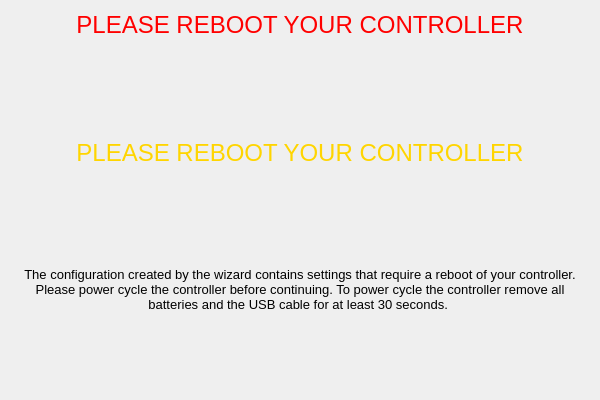
<?xml version="1.0" encoding="UTF-8"?>
<ui version="4.0">
 <class>RebootPage</class>
 <widget class="QWizardPage" name="RebootPage">
  <property name="geometry">
   <rect>
    <x>0</x>
    <y>0</y>
    <width>600</width>
    <height>400</height>
   </rect>
  </property>
  <property name="windowTitle">
   <string>WizardPage</string>
  </property>
  <layout class="QVBoxLayout" name="verticalLayout">
   <item>
    <widget class="QLabel" name="redLabel">
     <property name="text">
      <string>&lt;!DOCTYPE HTML PUBLIC &quot;-//W3C//DTD HTML 4.0//EN&quot; &quot;http://www.w3.org/TR/REC-html40/strict.dtd&quot;&gt;
&lt;html&gt;&lt;head&gt;&lt;meta name=&quot;qrichtext&quot; content=&quot;1&quot; /&gt;&lt;style type=&quot;text/css&quot;&gt;
p, li { white-space: pre-wrap; }
&lt;/style&gt;&lt;/head&gt;&lt;body style=&quot; font-family:'MS Shell Dlg 2'; font-size:8pt; font-weight:400; font-style:normal;&quot;&gt;
&lt;p align=&quot;center&quot; style=&quot; margin-top:0px; margin-bottom:0px; margin-left:0px; margin-right:0px; -qt-block-indent:0; text-indent:0px;&quot;&gt;&lt;span style=&quot; font-size:18pt; color:#ff0000;&quot;&gt;PLEASE REBOOT YOUR CONTROLLER&lt;/span&gt;&lt;/p&gt;&lt;/body&gt;&lt;/html&gt;</string>
     </property>
     <property name="alignment">
      <set>Qt::AlignLeading|Qt::AlignLeft|Qt::AlignTop</set>
     </property>
     <property name="wordWrap">
      <bool>true</bool>
     </property>
    </widget>
   </item>
   <item>
    <widget class="QLabel" name="yellowLabel">
     <property name="text">
      <string>&lt;!DOCTYPE HTML PUBLIC &quot;-//W3C//DTD HTML 4.0//EN&quot; &quot;http://www.w3.org/TR/REC-html40/strict.dtd&quot;&gt;
&lt;html&gt;&lt;head&gt;&lt;meta name=&quot;qrichtext&quot; content=&quot;1&quot; /&gt;&lt;style type=&quot;text/css&quot;&gt;
p, li { white-space: pre-wrap; }
&lt;/style&gt;&lt;/head&gt;&lt;body style=&quot; font-family:'MS Shell Dlg 2'; font-size:8pt; font-weight:400; font-style:normal;&quot;&gt;
&lt;p align=&quot;center&quot; style=&quot; margin-top:0px; margin-bottom:0px; margin-left:0px; margin-right:0px; -qt-block-indent:0; text-indent:0px;&quot;&gt;&lt;span style=&quot; font-size:18pt; color:#ffd500;&quot;&gt;PLEASE REBOOT YOUR CONTROLLER&lt;/span&gt;&lt;/p&gt;&lt;/body&gt;&lt;/html&gt;</string>
     </property>
     <property name="alignment">
      <set>Qt::AlignLeading|Qt::AlignLeft|Qt::AlignTop</set>
     </property>
     <property name="wordWrap">
      <bool>true</bool>
     </property>
    </widget>
   </item>
   <item>
    <widget class="QLabel" name="label_3">
     <property name="text">
      <string>&lt;!DOCTYPE HTML PUBLIC &quot;-//W3C//DTD HTML 4.0//EN&quot; &quot;http://www.w3.org/TR/REC-html40/strict.dtd&quot;&gt;
&lt;html&gt;&lt;head&gt;&lt;meta name=&quot;qrichtext&quot; content=&quot;1&quot; /&gt;&lt;style type=&quot;text/css&quot;&gt;
p, li { white-space: pre-wrap; }
&lt;/style&gt;&lt;/head&gt;&lt;body style=&quot; font-family:'MS Shell Dlg 2'; font-size:8pt; font-weight:400; font-style:normal;&quot;&gt;
&lt;p align=&quot;center&quot; style=&quot; margin-top:0px; margin-bottom:0px; margin-left:0px; margin-right:0px; -qt-block-indent:0; text-indent:0px;&quot;&gt;&lt;span style=&quot; font-size:10pt; color:#000000;&quot;&gt;The configuration created by the wizard contains settings that require a reboot of your controller. Please power cycle the controller before continuing. To power cycle the controller remove all batteries and the USB cable for at least 30 seconds. &lt;/span&gt;&lt;/p&gt;&lt;/body&gt;&lt;/html&gt;</string>
     </property>
     <property name="alignment">
      <set>Qt::AlignLeading|Qt::AlignLeft|Qt::AlignTop</set>
     </property>
     <property name="wordWrap">
      <bool>true</bool>
     </property>
    </widget>
   </item>
  </layout>
  <zorder>yellowLabel</zorder>
  <zorder>redLabel</zorder>
  <zorder>label_3</zorder>
 </widget>
 <resources/>
 <connections/>
</ui>
